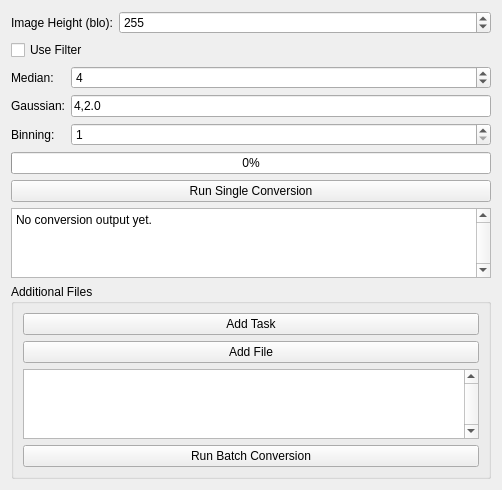
<?xml version="1.0" encoding="UTF-8"?>
<ui version="4.0">
 <class>ConversionAndBatchPage</class>
 <widget class="QWizardPage" name="ConversionAndBatchPage">
  <property name="geometry">
   <rect>
    <x>0</x>
    <y>0</y>
    <width>502</width>
    <height>477</height>
   </rect>
  </property>
  <property name="title">
   <string>Step 3: Conversion Parameters and Batch Conversion</string>
  </property>
  <layout class="QVBoxLayout" name="verticalLayout">
  
   <!-- Conversion Parameters Form -->
   <item>
    <layout class="QFormLayout" name="conversionFormLayout">
     <item row="0" column="0">
      <widget class="QLabel" name="bloHLabel">
       <property name="text">
        <string>Image Height (blo):</string>
       </property>
      </widget>
     </item>
     <item row="0" column="1">
      <widget class="QSpinBox" name="bloHSpin">
       <property name="maximum">
        <number>10000</number>
       </property>
       <property name="value">
        <number>255</number>
       </property>
      </widget>
     </item>
    </layout>
   </item>
   
   <!-- Use Filter Checkbox -->
   <item>
    <widget class="QCheckBox" name="useFilterCheck">
     <property name="text">
      <string>Use Filter</string>
     </property>
     <property name="checked">
      <bool>false</bool>
     </property>
    </widget>
   </item>
   
   <!-- Batch Conversion Form -->
   <item>
    <layout class="QFormLayout" name="batchFormLayout">
     <item row="0" column="0">
      <widget class="QLabel" name="medianLabel">
       <property name="text">
        <string>Median:</string>
       </property>
      </widget>
     </item>
     <item row="0" column="1">
      <widget class="QSpinBox" name="medianSpin">
       <property name="maximum">
        <number>1000</number>
       </property>
       <property name="value">
        <number>4</number>
       </property>
      </widget>
     </item>
     <item row="1" column="0">
      <widget class="QLabel" name="gaussianLabel">
       <property name="text">
        <string>Gaussian:</string>
       </property>
      </widget>
     </item>
     <item row="1" column="1">
      <widget class="QLineEdit" name="gaussianLineEdit">
       <property name="text">
        <string>4,2.0</string>
       </property>
      </widget>
     </item>
     <item row="2" column="0">
      <widget class="QLabel" name="binningLabel">
       <property name="text">
        <string>Binning:</string>
       </property>
      </widget>
     </item>
     <item row="2" column="1">
      <widget class="QSpinBox" name="binningSpin">
       <property name="minimum">
        <number>1</number>
       </property>
       <property name="maximum">
        <number>10</number>
       </property>
       <property name="value">
        <number>1</number>
       </property>
      </widget>
     </item>
    </layout>
   </item>
   
   <!-- Progress Bar -->
   <item>
    <widget class="QProgressBar" name="progressBar">
     <property name="minimum">
      <number>0</number>
     </property>
     <property name="maximum">
      <number>100</number>
     </property>
     <property name="value">
      <number>0</number>
     </property>
    </widget>
   </item>
   
   <!-- Conversion Buttons -->
   <item>
    <layout class="QHBoxLayout" name="conversionButtonLayout">
     <item>
      <widget class="QPushButton" name="runSingleConversionButton">
       <property name="text">
        <string>Run Single Conversion</string>
       </property>
      </widget>
     </item>
    </layout>
   </item>
   
   <!-- Log TextEdit -->
   <item>
    <widget class="QTextEdit" name="logTextEdit">
     <property name="verticalScrollBarPolicy">
      <enum>Qt::ScrollBarAlwaysOn</enum>
     </property>
     <property name="readOnly">
      <bool>true</bool>
     </property>
     <property name="plainText">
      <string>No conversion output yet.</string>
     </property>
    </widget>
   </item>
   
   <!-- Additional Files Group -->
   <item>
    <widget class="QGroupBox" name="fileListGroup">
     <property name="title">
      <string>Additional Files</string>
     </property>
     <layout class="QVBoxLayout" name="fileListLayout">
      <item>
       <widget class="QPushButton" name="addTaskButton">
        <property name="text">
         <string>Add Task</string>
        </property>
       </widget>
      </item>
      <item>
       <widget class="QPushButton" name="addFileButton">
        <property name="text">
         <string>Add File</string>
        </property>
       </widget>
      </item>
      <item>
       <widget class="QListWidget" name="fileListWidget">
        <property name="verticalScrollBarPolicy">
         <enum>Qt::ScrollBarAlwaysOn</enum>
        </property>
       </widget>
      </item>
      <item>
       <widget class="QPushButton" name="runConversionButton">
        <property name="text">
         <string>Run Batch Conversion</string>
        </property>
       </widget>
      </item>
     </layout>
    </widget>
   </item>
   
  </layout>
 </widget>
 <resources/>
 <connections/>
</ui>
